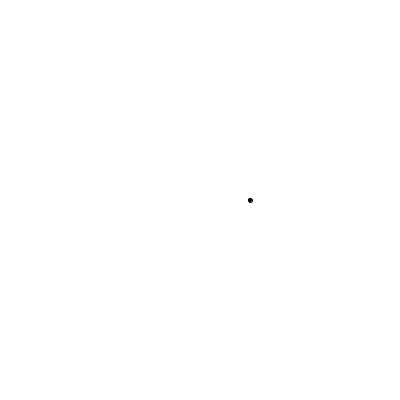
Frame 1 (no input)
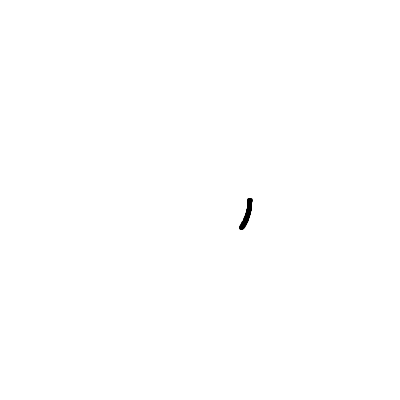
Frame 60 (the mouse pressed at the canvas centre just before this capture)
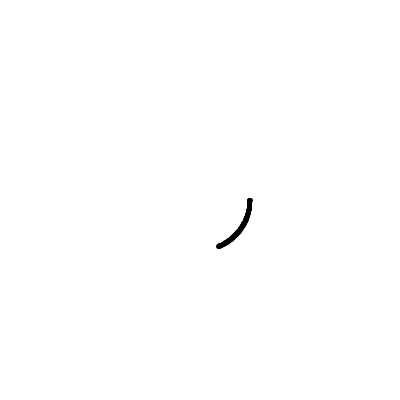
Frame 120 (the mouse held since frame 60 and released just before this capture)

The Processing sketch that drew these frames (run headless with seeded random() and noise(); from frame 60 on, the mouse is pressed at the canvas centre):

// Processing sketch: polarCoordinates
// ── polarCoordinates.pde
// A polar coordinate
float r = 50;
float theta = 0;

void setup() {
  size(400, 400);
  background(255);
}

void draw() {
  //background(255);
  
  float x = r * cos(theta);
  float y = r * sin(theta);

  fill(0);
  ellipse(x + width/2, y + height/2, 4, 4); 
  // Increment the angle
  theta += 0.01;
  
}
